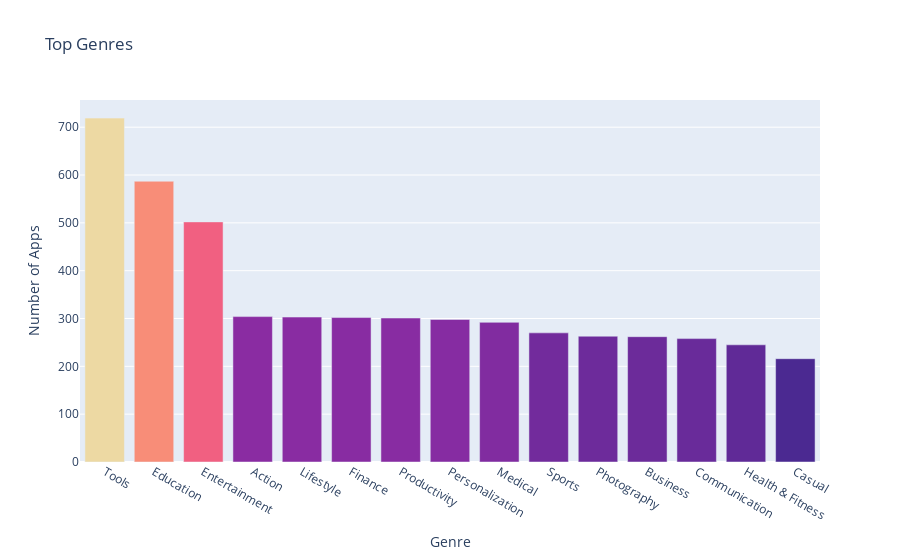

Notebook code cell kept with this figure:
### Code cell
## ADVANCED VISUALIZATION

bar = px.bar(x = num_genres.index[:15], # index = category name
             y = num_genres.values[:15], # count
             title='Top Genres',
             hover_name=num_genres.index[:15],
             color=num_genres.values[:15],
             color_continuous_scale='Agsunset')
 
bar.update_layout(xaxis_title='Genre',
yaxis_title='Number of Apps',
coloraxis_showscale=False)
 
bar.show()

### Figure 1 — Plotly figure (JSON) as saved in the notebook; plotly's stock layout.template omitted (floating-point values rounded to 4 significant figures)
{"data": [{"alignmentgroup": "True", "hovertemplate": "<b>%{hovertext}</b><br><br>x=%{x}<br>y=%{y}<br>color=%{marker.color}<extra></extra>", "hovertext": ["Tools", "Education", "Entertainment", "Action", "Lifestyle", "Finance", "Productivity", "Personalization", "Medical", "Sports", "Photography", "Business", "Communication", "Health & Fitness", "Casual"], "legendgroup": "", "marker": {"color": [719, 587, 502, 304, 303, 302, 301, 298, 292, 270, 263, 262, 258, 245, 216], "coloraxis": "coloraxis", "pattern": {"shape": ""}}, "name": "", "offsetgroup": "", "orientation": "v", "showlegend": false, "textposition": "auto", "type": "bar", "x": ["Tools", "Education", "Entertainment", "Action", "Lifestyle", "Finance", "Productivity", "Personalization", "Medical", "Sports", "Photography", "Business", "Communication", "Health & Fitness", "Casual"], "xaxis": "x", "y": [719, 587, 502, 304, 303, 302, 301, 298, 292, 270, 263, 262, 258, 245, 216], "yaxis": "y"}], "layout": {"barmode": "relative", "coloraxis": {"colorbar": {"title": {"text": "color"}}, "colorscale": [[0, "rgb(75, 41, 145)"], [0.1667, "rgb(135, 44, 162)"], [0.3333, "rgb(192, 54, 157)"], [0.5, "rgb(234, 79, 136)"], [0.6667, "rgb(250, 120, 118)"], [0.8333, "rgb(246, 169, 122)"], [1, "rgb(237, 217, 163)"]], "showscale": false}, "legend": {"tracegroupgap": 0}, "title": {"text": "Top Genres"}, "xaxis": {"anchor": "y", "domain": [0, 1], "title": {"text": "Genre"}}, "yaxis": {"anchor": "x", "domain": [0, 1], "title": {"text": "Number of Apps"}}}}
